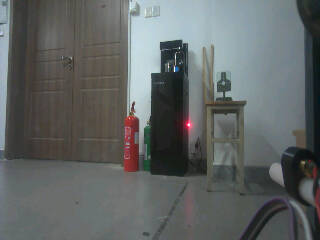
#> input picture k230/tools/laser_samples/wall_on_20261021_203803/raw/frame_0006.jpg, 320 x 240 px; its folder holds 4 pictures in this run
$ python gen_pose_dataset.py
#> lines starting #> are read from the running program, lines starting #| are printed output that depends on the picture; after the words box and inside, x2 and y2 are one past the last pixel; in counts of white or black regions, pixels touching at a corner belong together
#!/usr/bin/env python3
# -*- coding: utf-8 -*-
"""生成"靶纸 + 激光光斑"合成训练集（YOLO-Pose 格式）。

目的：原训练集里没有"激光打在靶纸上"的样本，导致光斑落在靶心时光斑把
白色靶心盖住，模型认不出。这里用程序合成大量此类样本，覆盖：
  * 光斑位置：靶心正中 / 各环 / 靶纸边缘 / 靶纸外
  * 光斑大小：2~14px（对应远距离~近距离）
  * 视角：透视/旋转/缩放/倾斜
  * 光照：亮/暗/偏色/高光
  * 背景：真实采集帧（有红色杂物、灭火器等）

关键点顺序与训练约定一致：TL, TR, BR, BL, 靶心。

用法：
    python3 tools/gen_pose_dataset.py --out dataset_pose --n 600 \
        --bg tools/laser_samples/wall_on_20261021_203803/raw
"""
from __future__ import annotations

import argparse
import json
import math
import random
from pathlib import Path

import cv2
import numpy as np


def draw_target(size=420):
    """画一张 10 环靶纸（白底 + 红环 + 黑心），返回 (img, 靶心xy)。"""
    S = size
    img = np.full((S, S, 3), 246, np.uint8)
    c = S // 2
    # 10 个环：从外到内，红白相间
    max_r = S * 0.47
    for i in range(10, 0, -1):
        r = int(max_r * i / 10.0)
        if i % 2 == 0:
            cv2.circle(img, (c, c), r, (58, 58, 200), -1, cv2.LINE_AA)   # BGR 红
        else:
            cv2.circle(img, (c, c), r, (245, 245, 245), -1, cv2.LINE_AA)
    # 靶心黑点（10 号内的一小点）
    cv2.circle(img, (c, c), max(2, S // 90), (30, 30, 30), -1, cv2.LINE_AA)
    # 轻微纸纹/噪声
    noise = np.random.normal(0, 3.2, (S, S, 3))
    img = np.clip(img.astype(np.float32) + noise, 0, 255).astype(np.uint8)
    return img, (c, c)


def rand_perspective(img, kpts, rng):
    """随机透视 + 旋转 + 缩放，关键点同步变换。"""
    h, w = img.shape[:2]
    ang = rng.uniform(-28, 28)
    sc = rng.uniform(0.55, 1.0)
    M = cv2.getRotationMatrix2D((w / 2, h / 2), ang, sc)
    # 透视扰动
    src = np.float32([[0, 0], [w, 0], [w, h], [0, h]])
    jit = rng.uniform(-w * 0.10, w * 0.10, (4, 2)).astype(np.float32)
    dst = src + jit
    P = cv2.getPerspectiveTransform(src, dst)
    out = cv2.warpPerspective(img, P, (w, h), flags=cv2.INTER_LINEAR,
                              borderValue=(240, 240, 240))
    pts = np.array([kpts], np.float32)
    pts = cv2.transform(pts, P)[0]
    pts = cv2.transform(np.array([pts], np.float32), M)[0]
    return out, pts


# [54 lines left out: functions paste, add_laser, photo_effects, not called in this run]


def main() -> int:
    ap = argparse.ArgumentParser()
    ap.add_argument("--out", default="dataset_pose")
    ap.add_argument("--n", type=int, default=600)
    ap.add_argument("--bg", default="tools/laser_samples/wall_on_20261021_203803/raw",
                    help="背景图目录（用真实采集帧）")
    ap.add_argument("--size", type=int, default=640)
    ap.add_argument("--seed", type=int, default=7)
    ap.add_argument("--laser-ratio", type=float, default=0.7,
                    help="有多大比例的样本带激光光斑")
    ap.add_argument("--center-ratio", type=float, default=0.45,
                    help="光斑打中靶心附近的比例（这是要解决的核心场景）")
    args = ap.parse_args()

    rng = random.Random(args.seed)
    nprng = np.random.RandomState(args.seed)
    np.random.seed(args.seed)

    out = Path(args.out)
    for sub in ("images/train", "images/val", "labels/train", "labels/val"):
        (out / sub).mkdir(parents=True, exist_ok=True)

    bgs = []
    for p in sorted(Path(args.bg).glob("*.jpg"))[:40]:
        im = cv2.imread(str(p))
#> im is the input picture: shape (240, 320, 3); mean B, G, R 100.5, 101.2, 97.1
        if im is not None:
            bgs.append(cv2.resize(im, (args.size, args.size),
                                  interpolation=cv2.INTER_LINEAR))
    if not bgs:
        bgs = [np.full((args.size, args.size, 3), 110, np.uint8)]

    target_src, _ = draw_target(420)
#> in draw_target, `S = size`: S = 420
#> in draw_target, `img = np.full((S, S, 3), 246, np.uint8)`: img: shape (420, 420, 3); every value is 246
#> in draw_target, `c = S // 2`: c = 210
#> in draw_target, `max_r = S * 0.47`: max_r = 197.4
#> the loop in draw_target, `for i in range(10, 0, -1):` made 10 passes
#> r on passes 1 to 10: 197, 177, 157, 138, 118, 98, 78, 59, 39, 19
#> after the loop in draw_target, `for i in range(10, 0, -1):`:
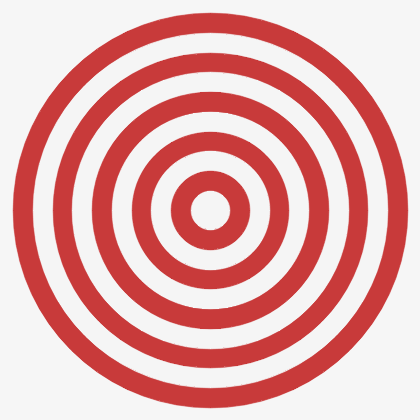
#> img: shape (420, 420, 3); mean of channels 0, 1, 2 174.5, 174.5, 228.3; drawn as B, G, R
#> in draw_target, `cv2.circle(img, (c, c), max(2, S // 90), (30, 30, 30), -1, cv2.LINE_AA)`: img: shape (420, 420, 3); 0.05% of pixels changed, all inside (x1, y1, x2, y2) = (205, 205, 216, 216)
#> in draw_target, `noise = np.random.normal(0, 3.2, (S, S, 3))`:
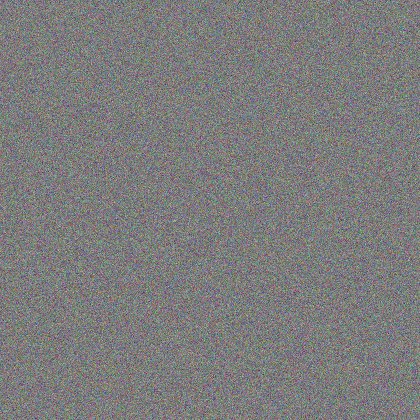
#> noise: shape (420, 420, 3) float64; mean of channels 0, 1, 2 -0.0196, 0.00416, 0.0068; drawn with min black and max white
    made = 0
    stats = {"with_laser": 0, "center_laser": 0}
    for i in range(args.n):
        bg = bgs[rng.randrange(len(bgs))].copy()
        # 靶纸随机缩放
        tsc = rng.uniform(0.45, 0.95)
        tsz = max(90, int(420 * tsc))
        tgt = cv2.resize(target_src, (tsz, tsz), interpolation=cv2.INTER_AREA)
        c = tsz // 2.0
        kp = [(0, 0), (tsz - 1, 0), (tsz - 1, tsz - 1), (0, tsz - 1), (c, c)]
        tgt, kp = rand_perspective(tgt, kp, rng)
        # 贴到随机位置
        px = rng.uniform(tsz * 0.45, args.size - tsz * 0.45)
        py = rng.uniform(tsz * 0.45, args.size - tsz * 0.45)
        bg, off = paste(bg, tgt, px, py)
        kp = [(x + off[0], y + off[1]) for (x, y) in kp]
        # 激光光斑
        if rng.random() < args.laser_ratio:
            if rng.random() < args.center_ratio:
                # 打在靶心附近（核心难点：盖住白色靶心）
                lx = kp[4][0] + rng.uniform(-tsz * 0.08, tsz * 0.08)
                ly = kp[4][1] + rng.uniform(-tsz * 0.08, tsz * 0.08)
            else:
                # 打在靶纸任意位置或靶纸外
                lx = rng.uniform(0, args.size)
                ly = rng.uniform(0, args.size)
            # 光斑半径随距离变化
            rad = rng.choice([2, 3, 4, 5, 6, 8, 10, 13])
            add_laser(bg, lx, ly, rad, rng)
            stats["with_laser"] += 1
            if abs(lx - kp[4][0]) < tsz * 0.1 and abs(ly - kp[4][1]) < tsz * 0.1:
                stats["center_laser"] += 1
        bg = photo_effects(bg, rng)

        # 标注：box 覆盖靶纸，关键点归一化
        xs = [p[0] for p in kp]
        ys = [p[1] for p in kp]
        bx0, bx1 = min(xs), max(xs)
        by0, by1 = min(ys), max(ys)
        cx = (bx0 + bx1) / 2 / args.size
        cy = (by0 + by1) / 2 / args.size
        bw = (bx1 - bx0) / args.size
        bh = (by1 - by0) / args.size
        if bw < 0.08 or bh < 0.08:
            continue
        parts = ["0", "%.6f" % cx, "%.6f" % cy, "%.6f" % bw, "%.6f" % bh]
        ok = True
        for (x, y) in kp:
            if not (0 <= x < args.size and 0 <= y < args.size):
                ok = False
                break
            parts += ["%.6f" % (x / args.size), "%.6f" % (y / args.size), "2"]
        if not ok:
            continue
        split = "val" if (i % 10 == 0) else "train"
        name = "syn_%04d" % i
        cv2.imwrite(str(out / "images" / split / (name + ".jpg")), bg,
                    [cv2.IMWRITE_JPEG_QUALITY, 88])
        (out / "labels" / split / (name + ".txt")).write_text(
            " ".join(parts) + "\n", encoding="utf-8")
        made += 1
#> this loop made 1 pass
#> pass 1, in main, `bg = bgs[rng.randrange(len(bgs))].copy()`:
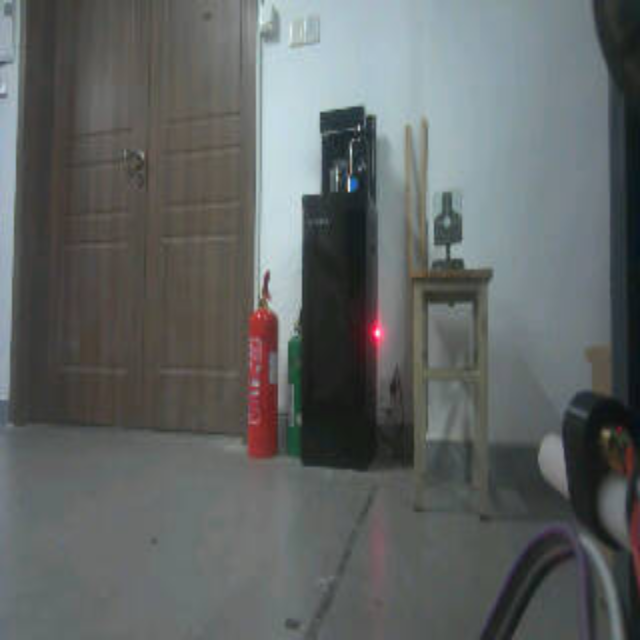
#> bg: shape (640, 640, 3); mean of channels 0, 1, 2 100.6, 101.2, 97.2; drawn as B, G, R
#> pass 1, in main, `tgt = cv2.resize(target_src, (tsz, tsz), interpolation=cv2.INTER_AREA)`:
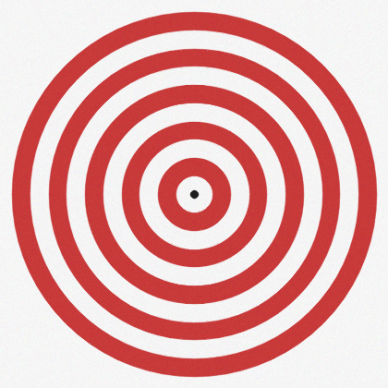
#> tgt: shape (388, 388, 3); mean of channels 0, 1, 2 173.9, 173.9, 227.7; drawn as B, G, R

    (out / "data.yaml").write_text(
        "path: %s\n"
        "train: images/train\n"
        "val: images/val\n"
        "names:\n  0: target\n"
        "kpt_shape: [5, 3]\n"
        "flip_idx: [1, 0, 3, 2, 4]\n" % out.resolve(), encoding="utf-8")
    print("生成 %d 张 -> %s" % (made, out))
    print("其中带激光 %d 张，光斑盖住靶心附近 %d 张" %
          (stats["with_laser"], stats["center_laser"]))
    return 0


if __name__ == "__main__":
#> (the run stopped early here; a loop or call above may not have finished)
